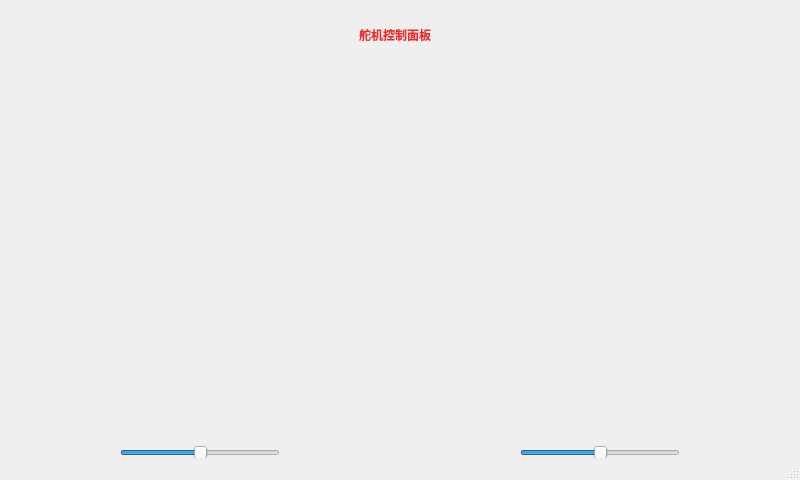
<?xml version="1.0" encoding="UTF-8"?>
<ui version="4.0">
 <class>MainWindow</class>
 <widget class="QMainWindow" name="MainWindow">
  <property name="geometry">
   <rect>
    <x>0</x>
    <y>0</y>
    <width>800</width>
    <height>480</height>
   </rect>
  </property>
  <property name="windowTitle">
   <string>MainWindow</string>
  </property>
  <property name="toolButtonStyle">
   <enum>Qt::ToolButtonIconOnly</enum>
  </property>
  <widget class="QWidget" name="centralwidget">
   <widget class="QSlider" name="horizontalSlider">
    <property name="geometry">
     <rect>
      <x>120</x>
      <y>445</y>
      <width>160</width>
      <height>16</height>
     </rect>
    </property>
    <property name="minimum">
     <number>-90</number>
    </property>
    <property name="maximum">
     <number>90</number>
    </property>
    <property name="orientation">
     <enum>Qt::Horizontal</enum>
    </property>
   </widget>
   <widget class="QSlider" name="horizontalSlider_2">
    <property name="geometry">
     <rect>
      <x>520</x>
      <y>445</y>
      <width>160</width>
      <height>16</height>
     </rect>
    </property>
    <property name="minimum">
     <number>-90</number>
    </property>
    <property name="maximum">
     <number>90</number>
    </property>
    <property name="orientation">
     <enum>Qt::Horizontal</enum>
    </property>
   </widget>
   <widget class="QLabel" name="label">
    <property name="geometry">
     <rect>
      <x>305</x>
      <y>10</y>
      <width>180</width>
      <height>51</height>
     </rect>
    </property>
    <property name="font">
     <font>
      <pointsize>9</pointsize>
      <weight>75</weight>
      <bold>true</bold>
     </font>
    </property>
    <property name="text">
     <string>&lt;html&gt;&lt;head/&gt;&lt;body&gt;&lt;p&gt;&lt;span style=&quot; color:#ef2929;&quot;&gt;舵机控制面板&lt;/span&gt;&lt;/p&gt;&lt;/body&gt;&lt;/html&gt;</string>
    </property>
    <property name="alignment">
     <set>Qt::AlignCenter</set>
    </property>
   </widget>
  </widget>
  <widget class="QMenuBar" name="menubar">
   <property name="geometry">
    <rect>
     <x>0</x>
     <y>0</y>
     <width>800</width>
     <height>28</height>
    </rect>
   </property>
  </widget>
  <widget class="QStatusBar" name="statusbar"/>
 </widget>
 <resources/>
 <connections/>
</ui>
